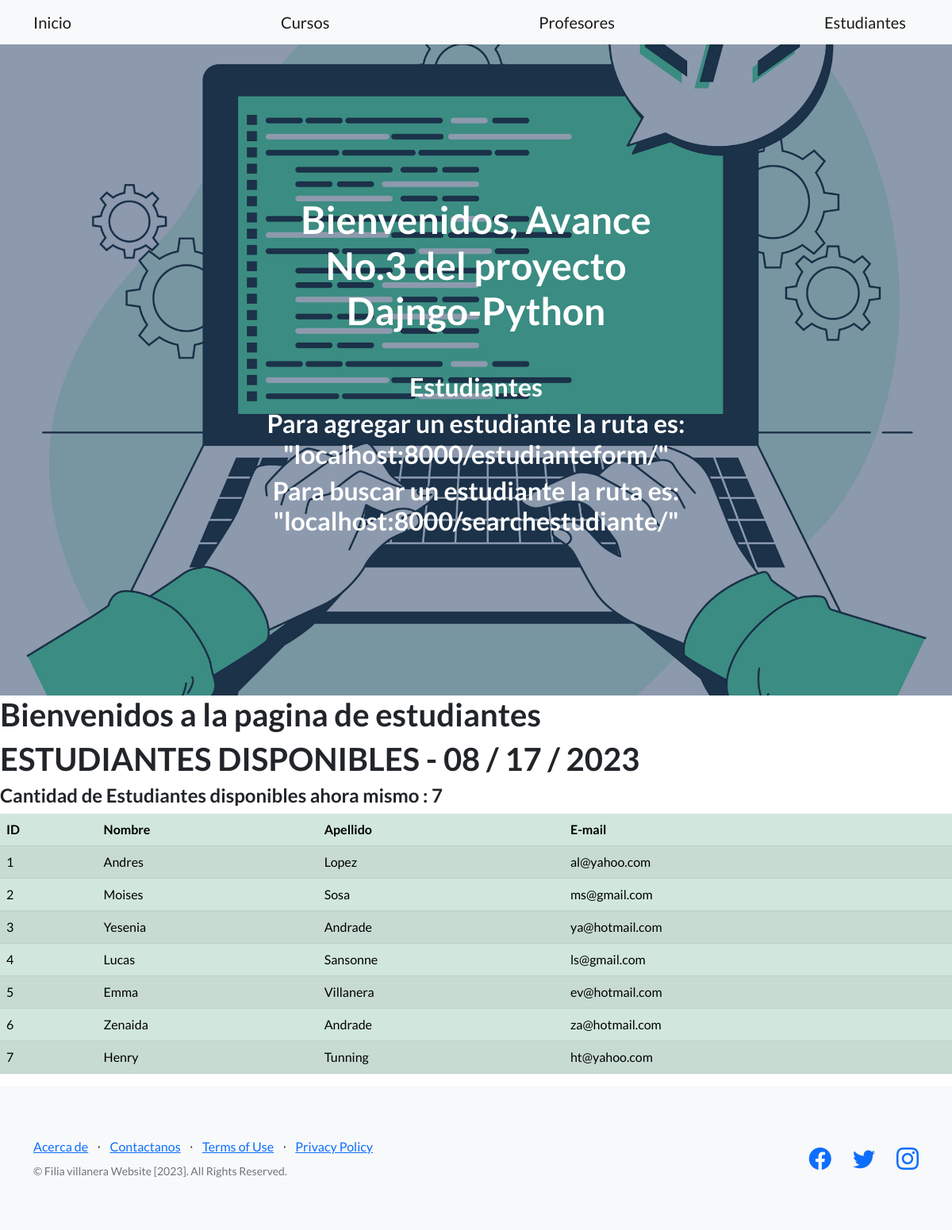
The page /estudiantes/ on the database its author committed.
### app1/models.py (models this page shows, shortened)
class Estudiante(models.Model):
    nombre = models.CharField(max_length=50)
    apellido = models.CharField(max_length=50)
    email = models.EmailField()

### app1/views.py (the view)
# urls.py: path('estudiantes/', estudiantes, name="estudiantes" ),
def estudiantes (request):
    contexto = {"estudiantes": Estudiante.objects.all(), 'titulo': 'Estudiantes disponibles'}
    return render(request, "aplicacion/estudiantes.html", contexto)

### app1/templates/aplicacion/estudiantes.html
{% extends 'aplicacion/base.html' %}
{% load static %}
{% block encabezado %}
    Estudiantes
    <h2>Para agregar un estudiante la ruta es: "localhost:8000/estudianteform/"</h2>
    <h2>Para buscar un estudiante la ruta es: "localhost:8000/searchestudiante/"</h2>
{% endblock encabezado %}
{% block contenido %}
<h1> Bienvenidos a la pagina de estudiantes </h1>
<h1> {{ titulo|upper }} - {% now 'm / d / Y' %} </h1>
<h4>Cantidad de Estudiantes disponibles ahora mismo : {{estudiantes|length}}</h4>
<table class="table table-success table-striped">
    <thead>
        <tr>
            <th>ID</th>
            <th>Nombre</th>
            <th>Apellido</th>
            <th>E-mail</th>
        </tr>
    </thead>
    <tbody>
{% for e in estudiantes  %}
        <tr>
            <td>{{ e.id  }}</td>
            <td>{{ e.nombre }}</td>
            <td>{{ e.apellido }}</td>
            <td>{{ e.email }}</td>
        </tr>
{% endfor %}
    </tbody>
</table>
{% endblock contenido %}

### rows shown on the page
Estudiante: id "1", nombre "Andres", apellido "Lopez", email "al@yahoo.com"
Estudiante: id "2", nombre "Moises", apellido "Sosa", email "ms@gmail.com"
Estudiante: id "3", nombre "Yesenia", apellido "Andrade", email "ya@hotmail.com"
Estudiante: id "4", nombre "Lucas", apellido "Sansonne", email "ls@gmail.com"
Estudiante: id "5", nombre "Emma", apellido "Villanera", email "ev@hotmail.com"
Estudiante: id "6", nombre "Zenaida", apellido "Andrade", email "za@hotmail.com"
Estudiante: id "7", nombre "Henry", apellido "Tunning", email "ht@yahoo.com"

### other values the page prints
{{ titulo|upper }} "ESTUDIANTES DISPONIBLES"
{{ estudiantes|length }} "7"
